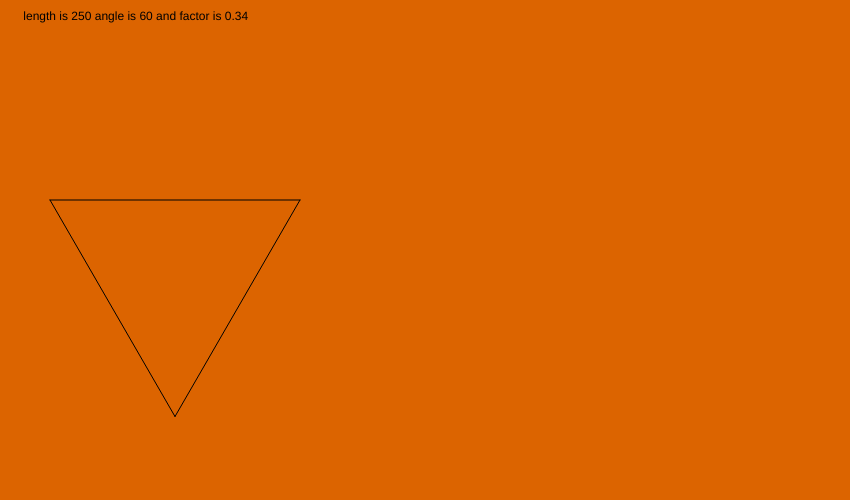
Frame 1 (no input)
Frame 60 (no input): identical to frame 1, image omitted
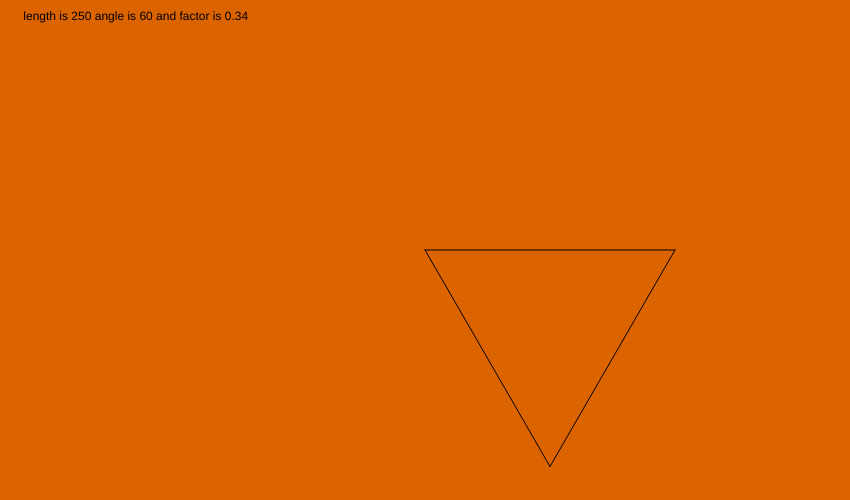
Frame 120 (the mouse pressed at the canvas centre since frame 60)

The p5.js sketch that drew these frames (run headless with seeded random() and noise() and a simulated clock; from frame 60 on, the mouse is pressed at the canvas centre):

// p5.js sketch
// ── sketch.js
let t;
let ax="A++A++A++";
//let ax="A";
let str=ax;
let sentF= "A+G--G+A";let sentG="A+A--G++A-A"
//let sentF="+G-A-G+";let sentG="-A+G+A-";
let xm=50,ym=200;
let len;let an=60;let ycor=30;
let factor;

function setup(){
  createCanvas(850, 500);
t=new logo(50,200,0);
len=250;
background(200,100,0);
factor=0.34
}

function draw() {
background(220,100,0);
text(" length is " +len+ " angle is "+an+ " and factor is "+factor,20,20);
t.set1(xm,ym,0);word(t,len,an,str);
}

function mousePressed(){
 xm=mouseX;ym=mouseY; 
}

// ── automaton.js
function slopeyx( y, x){
  var a=y, b=x,cur="0";
  while(a!=b){
    if(a>b){cur=cur+"1";b=b+x;
    }
    else{
      cur=cur+"0";a=a+y;
    }}
    cur=cur+"1";
    return cur;
}

function slopeyx_N( y, x, n){
 var cur=""; var k=0;
 while(k<n){
   cur+=slopeyx(y,x);
k++;
 }
 //cur=cur+1;
  return cur;
}

function edit_Str( strIn){
  var state='1', n=0, ch='0', strout="";
  for(var j=0;j<strIn.length;j++){
    ch=strIn[j];
    switch(state){
      case '1':
      if(state=='1'&&ch=='0'){strout+='A';state='4';}
      if(state=='1'&&ch=='1'){strout+='G';state='2';}
      break;
      case '2':
       if(state=='2'&&ch=='0'){strout+='+';strout+='A';state='1';}
       if(state=='2'&&ch=='1'){strout+='+';strout+='G';state='3';}
      break;
      case '3':
      if(state=='3'&&ch=='0'){strout+='-';strout+='A';state='4';}
      if(state=='3'&&ch=='1'){strout+='-';strout+='G';state='2';}
      break;
      case '4':
      if(state=='4'&&ch=='0'){strout+='A';state='1';}
      if(state=='4'&&ch=='1'){strout+='G';state='3';}
      break;
 }
n++;
  }//while(n<str.length());
return strout;
}

let x=30;let y=50;let n=2;let autoStr="";

function startAuto(){
let string2=document.getElementById("autoStuff").value;
 let strAr2=string2.split(',');//str="";
  y=floor(strAr2[0]);x=floor(strAr2[1]);n=floor(strAr2[2]);	
autoStr=edit_Str(slopeyx_N(y,x,n));
alert(autoStr);
//alert(slopeyx_N(y,x,n));
//alert("string values are: x is "+x+" and y is "+y+" and n is "+n);
}

function runAuto(){
str=autoStr;
alert("string is "+str);	
	}
// ── logo.js
class logo{

constructor(x,y,as){this.xs=x;this.ys=y;this.xf=x;this.yf=y;this.angle=as;}
//constructor(){this.xs=0;this.ys=0;this.xf=0;this.yf=0;this.angle=0;}

  fd(len) {this.xf=this.xs+len*cos(PI*this.angle/180)
  this.yf=this.ys+len*sin(PI*this.angle/180)
  line(this.xs,this.ys,this.xf,this.yf)
  this.xs=this.xf;this.ys=this.yf;
  }

 bk(len) {this.xf=this.xs-len*cos(PI*this.angle/180)
  this.yf=this.ys-len*sin(PI*this.angle/180)
  line(this.xs,this.ys,this.xf,this.yf)
  this.xs=this.xf;this.ys=this.yf;
  }

 set1(x,y, an){this.xs=x;this.ys=y;this.angle=an;}

 rt(an){this.angle=this.angle+an;
 if(this.angle<0){this.angle=this.angle%360+360;}
	  if(this.angle>=360){this.angle=this.angle%360;}
	 }
 
 lt(an){this.angle=this.angle-an;
 if(this.angle<0){this.angle=this.angle%360+360;}
	  if(this.angle>=360){this.angle=this.angle%360;}
	 }

push(){this.xp=this.xs;this.yp=this.ys;
       this.anglep=this.angle;}
pop(){this.xs=this.xp;this.ys=this.yp;
      this.angle=this.anglep;
     }

 xpos(){return this.xf;}
 ypos(){return this.yf;}
 dir(){return this.angle;}

sketch(l,a,senten,factor){
l=l*factor;
let news="";//sentence="A+A--A+A";
  for(let j=0;j<senten.length;j++){
    news=senten.charAt(j);
    switch(news){
      case "A":this.fd(l);break;
      case "G":this.fd(l);break;
      case "+":this.lt(a);break;
      case "-":this.rt(a);break;
	  case "[":this.push();break;
      case "]":this.pop();break;
}
  }}
  
poly(len,n){
for(let j=0;j<n;j++){
	this.fd(len);this.rt(360/n);
}}	
  
}

// ── stuff.js
/*function chgAll(){
let strAr=[];
let string1=document.getElementById("inpall").value;
  strAr=string1.split(',');
  ax=strAr[0];
  sentF=strAr[1];sentG=strAr[2];sentB=strAr[3];
 str=ax;
  t.angle=0;
}*/

function chgAll(){
	let strAr=[];
	let string2=document.getElementById("inpall").value;
    strAr=string2.split(',');sentF=strAr[0];
	str=strAr[1];ax=str;
}

function length(){
	let strAr=[];
let string1=document.getElementById("inplen").value;
  strAr=string1.split(',');//str="";
  len=strAr[0];an=strAr[1];
  factor=strAr[2];
  
}
function sierTri(){
	ax="A";len=200;factor=0.6667;
	sentF="+G-A-G+"; sentG="-A+G+A-";sentB="";
	an=60.0
	str=ax;
}

function koch(){
	ax="A--A--A--";len=200;factor=0.66667;
	sentF="A+A--A+A"; sentG="G";sentB="B";
	an=60.0
	str=ax;
}
 function pp(){
	 ax="A+[AB]--[AB]-B";len=200;factor=0.666667;
	 //sentF="A";	 
	 sentF="A+[AB]--[AB]-B";
	 sentG="G";str=ax;sentB="B";
 }

function dir1(){
alert("incomplete at moment.  example click sier then click on screen. then click generate, repeat.  to help fit, click length bar.  to change structure, click angle bar. ");
}

function clearScr(){clear(); }

function gen(){//generates new lindel string
  str=lindel(str);
  len=len*factor;
}

function reStart(){
	t.angle=0; str= "A";ax="A";len=200;
	sentF="A+GA--A";sentG="G-GA++G-";factor=.666667;
		an=60;sentB="B";
		}
		
function info(){
let infoNow="ax "+ax+" sentF "+sentF+" sentG "+sentG+" sentB "+sentB+" len "+len+" an "+an+" factor  "+factor+" str "+str;	
alert(infoNow);
}

function chgLen(){
len=document.getElementById("range1").valueAsNumber;	
}

function chgAng(){
an=document.getElementById("range2").valueAsNumber;	
an=floor(an);
}


function word(t,l,a,senten){

let news='';
  for(let j=0;j<senten.length;j++){
    news=senten[j];
    if(news=='A'){t.fd(l);}
    if(news=='G'){t.fd(l);}
	if(news=='B'){t.bk(l);}
    if(news=='f'){len=factor*len;}
    if(news=='-'){t.lt(a);}
    if(news=='+'){t.rt(a);}
    if(news=='['){t.push();}
	if(news==']'){t.pop();}
}}


function lindel(sent){
let newsent="";let ch='';
for(let j=0;j<sent.length;j++){
ch=sent[j];
  switch(ch){
	case 'A':newsent=newsent+sentF;break;
	case 'G':newsent=newsent+sentG;break;
	case 'B':newsent=newsent+sentB;break;
	case 'f':newsent=newsent+"f";break;
	case '+':newsent=newsent+"+";break;
	case '-':newsent=newsent+"-";break;
	case '[':newsent=newsent+"[";break;
	case ']':newsent=newsent+"]";break;
	
	}}	
return newsent;	
}



// ── style.css
html, body {
  margin: 0;
  padding: 0;
background-color:blue;
}
canvas {
  display: block;border-style:double;border-color:red;
  border-width:12px;position:absolute;top:20px;left:20px;
padding:20px;background-color:yellow;
}

#div1{border-color:red;border-style:groove;border-width:10px;
position:absolute;left:950px;top:20px;
width:160px;height:70px;background-color: green;}
#butsier{position:absolute;left:15px;top:10px;}
#butkoch{position:absolute;left:80px;top:10px;}
#butpp{position:absolute;left:15px;top:40px;}

#div2{border-color:red;border-style:groove;border-width:10px;
position:absolute;left:950px;top:120px;
width:180px;height:170px;background-color: green;padding:10px;}
#butdirs{position:absolute;left:15px;top:10px;width:100px;}
#butclear{position:absolute;left:15px;top:40px;}
#butrestart{position:absolute;left:15px;top:70px;}
#butgen{position:absolute;left:15px;top:100px;}
#butinfo{position:absolute;left:15px;top:130px;}

#div3{border-color:red;border-style:groove;border-width:10px;
position:absolute;left:950px;top:350px;
width:180px;height:200px;background-color: green;padding:10px;}
#inpall {position: absolute;left:15px;top:10px;width:150px;width:160px;}
#inplen{position:absolute;left:15px;top:40px;width:160px;}
#par1{position:absolute;left:15px;top:55px;}
#par2{position:absolute;left:15px;top:85px;}
#autoStuff{position:absolute;left:15px;top:135px;width:80px;}
#auto1{	position:absolute;left:15px;top:170px;}
